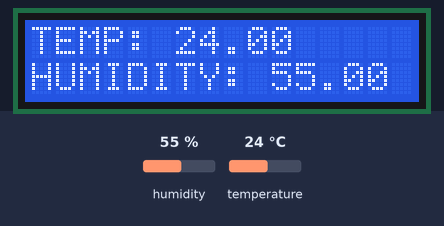
This sketch was run on a simulated Arduino Uno, built with avr-gcc and run on an emulated ATmega328P. Shown: 16×2 character LCD. The test bench sets the inputs (shaded band); at power-on: temperature 24 °C, humidity 55 %. What the sketch prints to the serial monitor is not drawn.

Above: at 1.3 s.
1.4 s: temperature set to 41 °C
At 3.1 s:
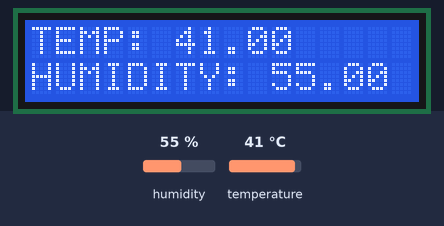
3.9 s: humidity set to 22 %
At 5.8 s:
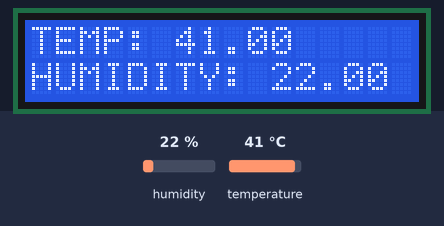
6.1 s: humidity set to 40 %
At 7.6 s:
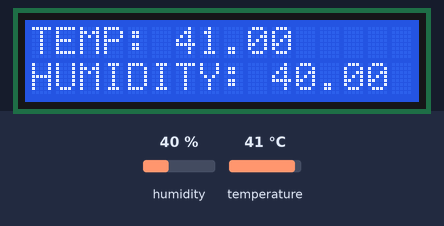
8.3 s: temperature set to 12 °C
At 10.4 s:
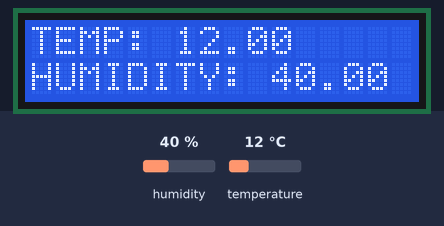
Timing chart, 0 to 11.5 s (numbered marks = the images above; inputs shaded):
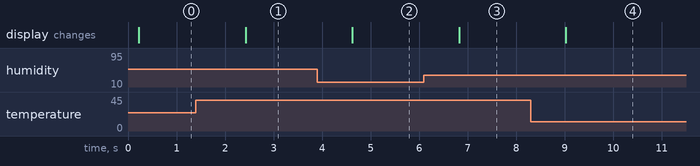

The sketch:

sht30.ino
```cpp
#include <LiquidCrystal_I2C.h>
#include <WEMOS_SHT3X.h>

SHT3X sht30(0x45);
LiquidCrystal_I2C lcd(0x27, 16, 2);

void setup() {
  Serial.begin(9600);
  Wire.begin();

  lcd.init();
  lcd.begin(16,2);
  lcd.backlight();
}

void loop() {
  if(sht30.get()==0){
    serialOut(sht30.cTemp, sht30.humidity);
    displayLcd(sht30.cTemp, sht30.humidity);
  }
  else
  {
    Serial.println("Error!");
    displayLcd(0,0,"Error!");
  }
  delay(1000);

}

void serialOut(float cTemp, float humidite){
  Serial.print("Temperature in Celsius : ");
  Serial.println(sht30.cTemp);
  Serial.print("Temperature in Fahrenheit : ");
  Serial.println(sht30.fTemp);
  Serial.print("Relative Humidity : ");
  Serial.println(sht30.humidity);
  Serial.println();
}

void displayLcd(float cTemp, float humidity) {
  String bufT;
  bufT += F("TEMP: ");
  bufT += String(cTemp,2);

  String bufH;
  bufH += F("HUMIDITY: ");
  bufH += String(humidity,2);

  displayLcd(0, 0, bufT);
  displayLcd(0, 1, bufH);
}

void displayLcd(int x, int y, String str) {
  lcd.setCursor(x, y);
  lcd.print(str);
}
```

Measured:
- after the input at 1.4 s, the display: changes after 1.0 s (image 1)
- after the input at 3.9 s, the display: changes after 0.72 s (image 2)
- after the input at 6.1 s, the display: changes after 0.72 s (image 3)
- after the input at 8.3 s, the display: changes after 0.72 s (image 4)
